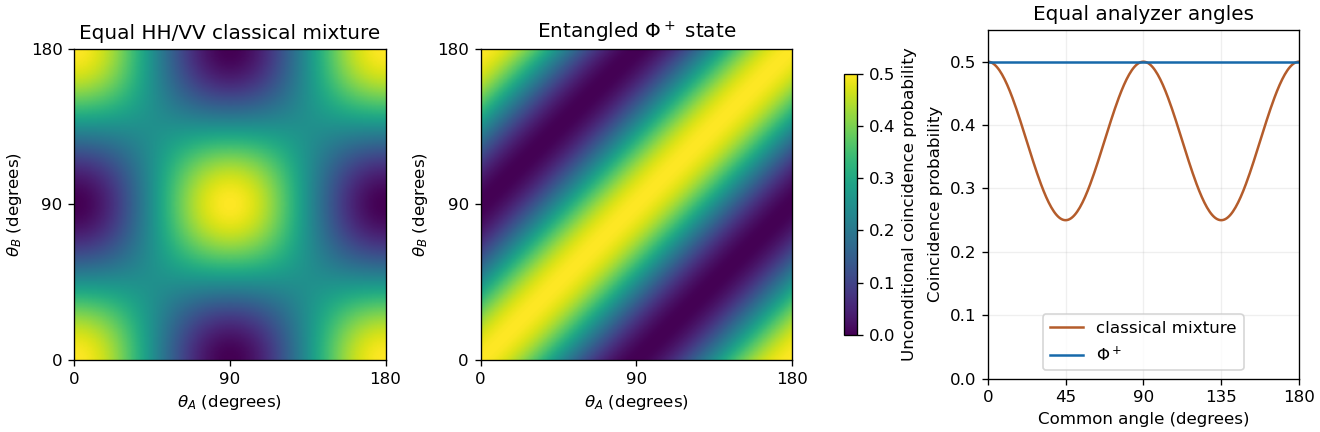

Here is the Python script that generated this plot:
"""Original quantum/classical coincidence comparison. Output matching PNG in CWD."""
from pathlib import Path
import matplotlib
matplotlib.use('Agg')
import matplotlib.pyplot as plt
import numpy as np

degrees=np.linspace(0,180,241)
a,b=np.meshgrid(np.deg2rad(degrees),np.deg2rad(degrees))
classical=.5*(np.cos(a)**2*np.cos(b)**2+np.sin(a)**2*np.sin(b)**2)
bell=.5*np.cos(a-b)**2
fig,axes=plt.subplots(1,3,figsize=(11,3.6),layout='constrained')
for ax,values,title in zip(axes[:2],[classical,bell],['Equal HH/VV classical mixture',r'Entangled $\Phi^+$ state']):
    im=ax.imshow(values,origin='lower',extent=(0,180,0,180),vmin=0,vmax=.5,cmap='viridis',aspect='equal')
    ax.set(title=title,xlabel=r'$\theta_A$ (degrees)',ylabel=r'$\theta_B$ (degrees)',xticks=[0,90,180],yticks=[0,90,180])
fig.colorbar(im,ax=axes[:2],shrink=.75,label='Unconditional coincidence probability')
ax=axes[2];t=np.deg2rad(degrees)
ax.plot(degrees,.5*(np.cos(t)**4+np.sin(t)**4),label='classical mixture',color='#b45c2b')
ax.axhline(.5,label=r'$\Phi^+$',color='#1769aa')
ax.set(title='Equal analyzer angles',xlabel='Common angle (degrees)',ylabel='Coincidence probability',xlim=(0,180),ylim=(0,.55),xticks=[0,45,90,135,180])
ax.grid(alpha=.2);ax.legend(loc='lower center')
fig.savefig(Path(__file__).with_suffix('.png').name,dpi=120,facecolor='white')
plt.close(fig)
